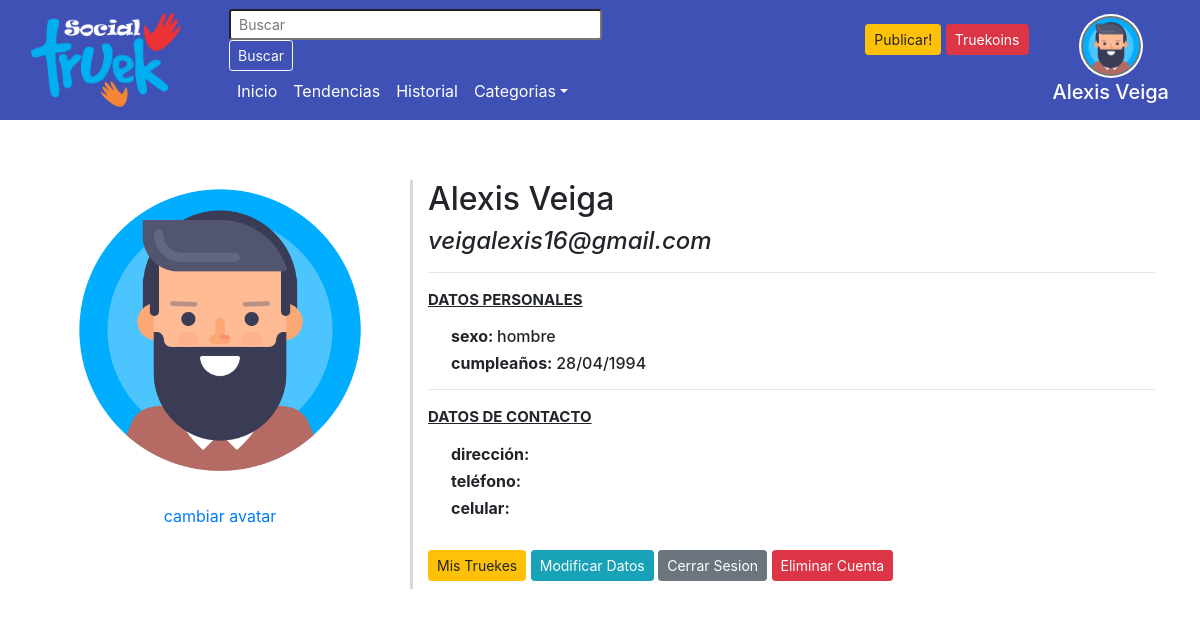
The page /perfil.php (signed in) on the database its author committed.
### tables this page shows
CREATE TABLE `usuarios` (
  `id` int(11) NOT NULL AUTO_INCREMENT,
  `nombre` varchar(100) NOT NULL,
  `apellido` varchar(100) NOT NULL,
  `email` varchar(100) NOT NULL,
  `pass` varchar(512) NOT NULL,
  `fecha` date NOT NULL,
  `sexo` char(1) DEFAULT NULL,
  `avatar` varchar(512) DEFAULT NULL,
  `perfil` varchar(512) DEFAULT NULL,
  `val_user` decimal(1,1) DEFAULT NULL,
  `direccion` varchar(100) DEFAULT NULL,
  `telefono` int(10) DEFAULT NULL,
  `celular` int(10) DEFAULT NULL,
  PRIMARY KEY (`id`),
  UNIQUE KEY `email` (`email`)
);

### class/baseMySQL.php (called while the page is built, shortened)
<?php
class BaseMySQL extends BaseDatos{
    static public function buscarPorEmail($email,$pdo,$tabla){
        $sql = "select * from $tabla where email = :email";
        $query = $pdo->prepare($sql);
        $query->bindValue(':email',$email);
        $query->execute();
        $usuario = $query->fetch(PDO::FETCH_ASSOC);
        return $usuario;
    }
}
 ?>

### perfil.php (the view, shortened to what this page needs)
<?php
include_once("autoload.php");
 ?>
 <!DOCTYPE html>
 <html lang="es" dir="ltr">
   <head>
     <?php include_once("head.php") ?>
     <link rel="stylesheet" href="css/perfil.css">
   </head>
   <body>
     <?php include_once("header.php")?>
  <div class="container">
  <div class="row">
    <div class="col-xs-12 col-md-4 img">
      <a href="#" data-toggle="modal" data-target="#avatar">
        <img src=<?php if($usuario['perfil'] == null){echo "images/avatar/".$usuario["avatar"];}else{echo "images/perfil/".$usuario["perfil"];}?> alt="imagen de perfil" class="" style="width:300px"><br></a><br>
      <a href="#" data-toggle="modal" data-target="#avatar">cambiar avatar</a>
    </div>
    <div class="col-xs-12 col-md-8 details">
      <blockquote>
        <h2><?php echo $usuario["nombre"]." ".$usuario["apellido"]?></h2>
        <h4><cite title="Source Title"><?=$usuario["email"]?></cite></h4>
      </blockquote>
      <hr>
    <p><u>DATOS PERSONALES</u></p>
    <div class="col-12">
      <h6 class="ml-2"><strong>sexo: </strong>
        <?php
        switch ($usuario['sexo']) {
          case 'h':
            echo "hombre";
            break;
          }
        ?>
      </h6>
      <h6 class="ml-2"><strong>cumpleaños: </strong><?=date("d/m/Y", strtotime($usuario["fecha"]))?></h6>
    </div>
    <hr>
    <p><u>DATOS DE CONTACTO</u></p>
    <div class="col-12">
      <h6 class="ml-2"><strong>dirección: </strong><?=$usuario["direccion"]?></h6>
      <h6 class="ml-2"><strong>teléfono: </strong><?=$usuario["telefono"]?></h6>
      <h6 class="ml-2"><strong>celular: </strong><?=$usuario["celular"]?></h6>
    </div>
    <a href=""><button class="btn btn-warning btn-sm my-2 -my-sm-0 mt-4"type="button" name="button" >Mis Truekes</button></a>
    <a href="" data-toggle="modal" data-target="#actualizar" ><button class="btn btn-info btn-sm my-2 -my-sm-0 mt-4"type="button" name="button" >Modificar Datos</button></a>
    <a href="cerrar.php"><button class="btn btn-secondary btn-sm my-2 -my-sm-0 mt-4"type="button" name="button" >Cerrar Sesion</button></a>
    <a href="" data-toggle="modal" data-target="#borrar"><button class="btn btn-danger btn-sm my-2 -my-sm-0 mt-4" type="button" name="button" >Eliminar Cuenta</button></a>
    </div>
  </div>
</div>
   </body>
 </html>

### header.php (shortened to what this page needs)
<?php
include_once('autoload.php');
$usuario=BaseMySQL::buscarPorEmail($_SESSION["userEmail"],$pdo,'usuarios');
 ?>
 <head>
   <link rel="stylesheet" href="css/bootstrap.css">
   <link rel="stylesheet" href="css/master.css">
   <link rel="stylesheet" href="css/estilos-ejemplos.css">
   <link rel="stylesheet" href="css/font-awesome.min.css">
   <link rel="stylesheet" href="css/avatar.css">
 </head>
    <header class="container-fluid">
      <nav class="navbar navbar-expand-md navbar-dark">
        <a class="navbar-brand mr-5" href="home.php">
          <img src="images\logo-sm.png" width="150" alt="">
        </a>
        <div class="row collapse navbar-collapse" id="navbarSupportedContent">
          <div class="col-xs-12 col-sm-6 col-md-9 col-lg- col-xl-5">
            <form class="form-inline my-2 my-lg-0" action="home.php" method="GET">
              <input class="form-control-sm mr-sm-2" type="search" placeholder="Buscar" aria-label="Buscar" size="35" name="busca">
              <button class="btn btn-outline-light btn-sm my-2 my-sm-0" type="submit">Buscar</button>
            </form>
            <ul class="navbar-nav mr-auto">
              <li class="nav-item">
                <a class="nav-link text-white" href="home.php">Inicio</a>
              </li>
              <li class="nav-item">
                <a class="nav-link text-white" href="#">Tendencias</a>
              </li>
              <li class="nav-item">
                <a class="nav-link text-white" href="#">Historial</a>
              </li>
              <li class="nav-item dropdown">
                <a class="nav-link dropdown-toggle text-white" href="#" id="navbarDropdown" role="button"
                   data-toggle="dropdown" aria-haspopup="true" aria-expanded="false">Categorias</a>
              </li>
            </ul>
        </div>
        <div class="d-flex flex-row justify-content-end col-xs-12 col-sm-6 col-md-3 col-lg- col-xl-7">
          <div class="mr-4 mt-2">
            <div class="">
              <a href="nuevoProducto.php">
              <button class="btn btn-warning btn-sm my-2 -my-sm-0" type="button"> Publicar!</button></a>
              <button class="btn btn-danger btn-sm my-2 -my-sm-0"type="button" name="button">Truekoins</button>
            </div>
          </div>
          <div class="text-center mt-2">
            <a class="" href="perfil.php">
              <img src=<?php if($usuario['perfil'] == null){echo "images/avatar/".$usuario["avatar"];}else{echo "images/perfil/".$usuario["perfil"];}?> alt="imagen de perfil" class="user"></a>
            <h5 class="text-white mt-1"><?=$usuario["nombre"]. " " . $usuario["apellido"]?></h5>
          </div>
        </div>
        </div>
    </nav>
    </header>

### css/perfil.css (style rules this page uses)
.container { padding:5%; }
.container .img { text-align:center; }
.container .details { border-left:3px solid #ded4da; }
.container .details p { font-size:15px; font-weight:bold; }

### css/master.css (style rules this page uses)
header { background-color: #3f51b5; }

### css/avatar.css (style rules this page uses)
img.user { height: 60px; width: 60px; background-color: #777; box-shadow: 0 0 0 2px white; border-radius: 50%; will-change: transform; }

### rows shown on the page
usuarios: nombre "Alexis", apellido "Veiga", email "veigalexis16@gmail.com", fecha "28/04/1994"
